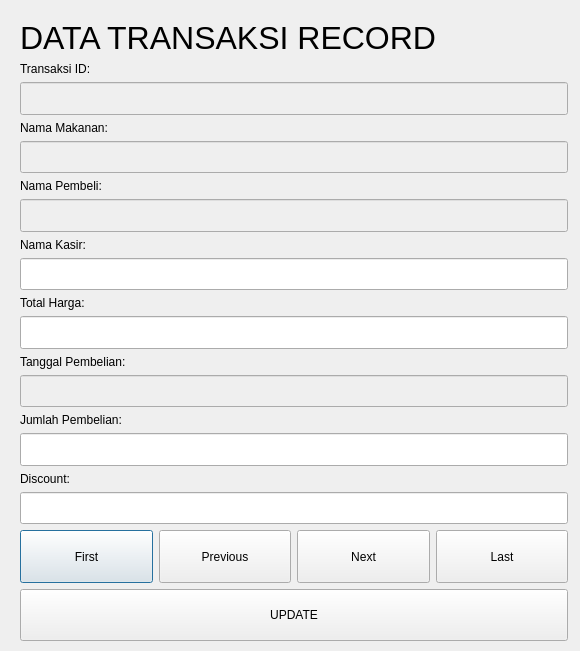
<?xml version="1.0" encoding="UTF-8"?>
<ui version="4.0">
 <class>Dialog</class>
 <widget class="QDialog" name="Dialog">
  <property name="geometry">
   <rect>
    <x>0</x>
    <y>0</y>
    <width>580</width>
    <height>651</height>
   </rect>
  </property>
  <property name="windowTitle">
   <string>Dialog</string>
  </property>
  <widget class="QWidget" name="verticalLayoutWidget">
   <property name="geometry">
    <rect>
     <x>20</x>
     <y>20</y>
     <width>548</width>
     <height>621</height>
    </rect>
   </property>
   <layout class="QVBoxLayout" name="MainLayout">
    <property name="sizeConstraint">
     <enum>QLayout::SetDefaultConstraint</enum>
    </property>
    <item>
     <widget class="QLabel" name="label">
      <property name="sizePolicy">
       <sizepolicy hsizetype="Fixed" vsizetype="Fixed">
        <horstretch>0</horstretch>
        <verstretch>0</verstretch>
       </sizepolicy>
      </property>
      <property name="font">
       <font>
        <pointsize>24</pointsize>
       </font>
      </property>
      <property name="text">
       <string>DATA TRANSAKSI RECORD</string>
      </property>
     </widget>
    </item>
    <item>
     <layout class="QVBoxLayout" name="verticalLayout_14">
      <item>
       <layout class="QVBoxLayout" name="verticalLayout_2">
        <item>
         <widget class="QLabel" name="label_2">
          <property name="sizePolicy">
           <sizepolicy hsizetype="Fixed" vsizetype="Fixed">
            <horstretch>0</horstretch>
            <verstretch>0</verstretch>
           </sizepolicy>
          </property>
          <property name="text">
           <string>Transaksi ID:</string>
          </property>
         </widget>
        </item>
        <item>
         <widget class="QLineEdit" name="ID">
          <property name="enabled">
           <bool>false</bool>
          </property>
          <property name="sizePolicy">
           <sizepolicy hsizetype="Expanding" vsizetype="Expanding">
            <horstretch>0</horstretch>
            <verstretch>0</verstretch>
           </sizepolicy>
          </property>
         </widget>
        </item>
       </layout>
      </item>
     </layout>
    </item>
    <item>
     <layout class="QVBoxLayout" name="verticalLayout_13">
      <item>
       <widget class="QLabel" name="label_5">
        <property name="sizePolicy">
         <sizepolicy hsizetype="Fixed" vsizetype="Fixed">
          <horstretch>0</horstretch>
          <verstretch>0</verstretch>
         </sizepolicy>
        </property>
        <property name="text">
         <string>Nama Makanan:</string>
        </property>
       </widget>
      </item>
      <item>
       <widget class="QLineEdit" name="Maknan">
        <property name="enabled">
         <bool>false</bool>
        </property>
        <property name="sizePolicy">
         <sizepolicy hsizetype="Expanding" vsizetype="Expanding">
          <horstretch>0</horstretch>
          <verstretch>0</verstretch>
         </sizepolicy>
        </property>
       </widget>
      </item>
     </layout>
    </item>
    <item>
     <layout class="QVBoxLayout" name="verticalLayout_12">
      <item>
       <widget class="QLabel" name="label_6">
        <property name="sizePolicy">
         <sizepolicy hsizetype="Fixed" vsizetype="Fixed">
          <horstretch>0</horstretch>
          <verstretch>0</verstretch>
         </sizepolicy>
        </property>
        <property name="text">
         <string>Nama Pembeli:</string>
        </property>
       </widget>
      </item>
      <item>
       <widget class="QLineEdit" name="Pembeli">
        <property name="enabled">
         <bool>false</bool>
        </property>
        <property name="sizePolicy">
         <sizepolicy hsizetype="Expanding" vsizetype="Expanding">
          <horstretch>0</horstretch>
          <verstretch>0</verstretch>
         </sizepolicy>
        </property>
       </widget>
      </item>
     </layout>
    </item>
    <item>
     <layout class="QVBoxLayout" name="verticalLayout_11">
      <item>
       <widget class="QLabel" name="label_7">
        <property name="sizePolicy">
         <sizepolicy hsizetype="Fixed" vsizetype="Fixed">
          <horstretch>0</horstretch>
          <verstretch>0</verstretch>
         </sizepolicy>
        </property>
        <property name="text">
         <string>Nama Kasir:</string>
        </property>
       </widget>
      </item>
      <item>
       <widget class="QLineEdit" name="Kasir">
        <property name="sizePolicy">
         <sizepolicy hsizetype="Expanding" vsizetype="Expanding">
          <horstretch>0</horstretch>
          <verstretch>0</verstretch>
         </sizepolicy>
        </property>
       </widget>
      </item>
     </layout>
    </item>
    <item>
     <layout class="QVBoxLayout" name="verticalLayout_8">
      <item>
       <widget class="QLabel" name="label_10">
        <property name="sizePolicy">
         <sizepolicy hsizetype="Preferred" vsizetype="Fixed">
          <horstretch>0</horstretch>
          <verstretch>0</verstretch>
         </sizepolicy>
        </property>
        <property name="text">
         <string>Total Harga:</string>
        </property>
       </widget>
      </item>
      <item>
       <widget class="QLineEdit" name="Total">
        <property name="sizePolicy">
         <sizepolicy hsizetype="Expanding" vsizetype="Expanding">
          <horstretch>0</horstretch>
          <verstretch>0</verstretch>
         </sizepolicy>
        </property>
       </widget>
      </item>
     </layout>
    </item>
    <item>
     <layout class="QVBoxLayout" name="verticalLayout_10">
      <item>
       <widget class="QLabel" name="label_8">
        <property name="sizePolicy">
         <sizepolicy hsizetype="Fixed" vsizetype="Fixed">
          <horstretch>0</horstretch>
          <verstretch>0</verstretch>
         </sizepolicy>
        </property>
        <property name="text">
         <string>Tanggal Pembelian:</string>
        </property>
       </widget>
      </item>
      <item>
       <widget class="QLineEdit" name="Tanggal">
        <property name="enabled">
         <bool>false</bool>
        </property>
        <property name="sizePolicy">
         <sizepolicy hsizetype="Expanding" vsizetype="Expanding">
          <horstretch>0</horstretch>
          <verstretch>0</verstretch>
         </sizepolicy>
        </property>
       </widget>
      </item>
     </layout>
    </item>
    <item>
     <layout class="QVBoxLayout" name="verticalLayout_9">
      <item>
       <widget class="QLabel" name="label_9">
        <property name="sizePolicy">
         <sizepolicy hsizetype="Fixed" vsizetype="Fixed">
          <horstretch>0</horstretch>
          <verstretch>0</verstretch>
         </sizepolicy>
        </property>
        <property name="text">
         <string>Jumlah Pembelian:</string>
        </property>
       </widget>
      </item>
      <item>
       <widget class="QLineEdit" name="Jumlah">
        <property name="sizePolicy">
         <sizepolicy hsizetype="Expanding" vsizetype="Expanding">
          <horstretch>0</horstretch>
          <verstretch>0</verstretch>
         </sizepolicy>
        </property>
       </widget>
      </item>
     </layout>
    </item>
    <item>
     <layout class="QVBoxLayout" name="verticalLayout_16">
      <item>
       <widget class="QLabel" name="label_11">
        <property name="sizePolicy">
         <sizepolicy hsizetype="Fixed" vsizetype="Fixed">
          <horstretch>0</horstretch>
          <verstretch>0</verstretch>
         </sizepolicy>
        </property>
        <property name="text">
         <string>Discount:</string>
        </property>
       </widget>
      </item>
      <item>
       <widget class="QLineEdit" name="Discount">
        <property name="sizePolicy">
         <sizepolicy hsizetype="Expanding" vsizetype="Expanding">
          <horstretch>0</horstretch>
          <verstretch>0</verstretch>
         </sizepolicy>
        </property>
       </widget>
      </item>
     </layout>
    </item>
    <item>
     <layout class="QHBoxLayout" name="horizontalLayout_2">
      <item>
       <widget class="QPushButton" name="pushButton_2">
        <property name="sizePolicy">
         <sizepolicy hsizetype="Minimum" vsizetype="Expanding">
          <horstretch>0</horstretch>
          <verstretch>0</verstretch>
         </sizepolicy>
        </property>
        <property name="text">
         <string>First</string>
        </property>
       </widget>
      </item>
      <item>
       <widget class="QPushButton" name="pushButton_3">
        <property name="sizePolicy">
         <sizepolicy hsizetype="Minimum" vsizetype="Expanding">
          <horstretch>0</horstretch>
          <verstretch>0</verstretch>
         </sizepolicy>
        </property>
        <property name="text">
         <string>Previous</string>
        </property>
       </widget>
      </item>
      <item>
       <widget class="QPushButton" name="pushButton_4">
        <property name="sizePolicy">
         <sizepolicy hsizetype="Minimum" vsizetype="Expanding">
          <horstretch>0</horstretch>
          <verstretch>0</verstretch>
         </sizepolicy>
        </property>
        <property name="text">
         <string>Next</string>
        </property>
       </widget>
      </item>
      <item>
       <widget class="QPushButton" name="pushButton">
        <property name="sizePolicy">
         <sizepolicy hsizetype="Minimum" vsizetype="Expanding">
          <horstretch>0</horstretch>
          <verstretch>0</verstretch>
         </sizepolicy>
        </property>
        <property name="text">
         <string>Last</string>
        </property>
       </widget>
      </item>
     </layout>
    </item>
    <item>
     <widget class="QPushButton" name="UPDATE">
      <property name="sizePolicy">
       <sizepolicy hsizetype="Minimum" vsizetype="Expanding">
        <horstretch>0</horstretch>
        <verstretch>0</verstretch>
       </sizepolicy>
      </property>
      <property name="text">
       <string>UPDATE</string>
      </property>
     </widget>
    </item>
   </layout>
  </widget>
 </widget>
 <resources/>
 <connections/>
</ui>
